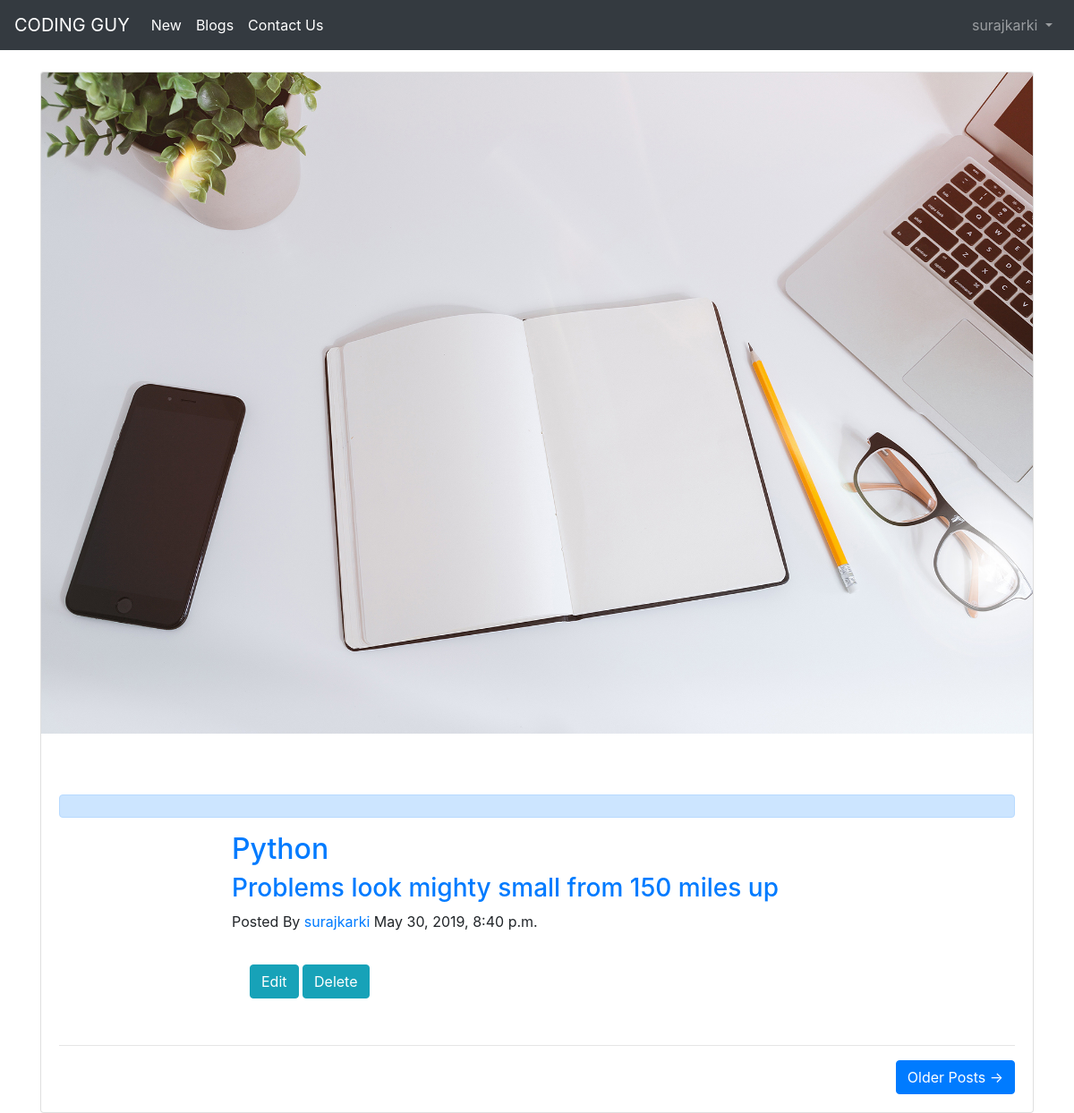
The page /articles/ (signed in) on the database as committed earlier.
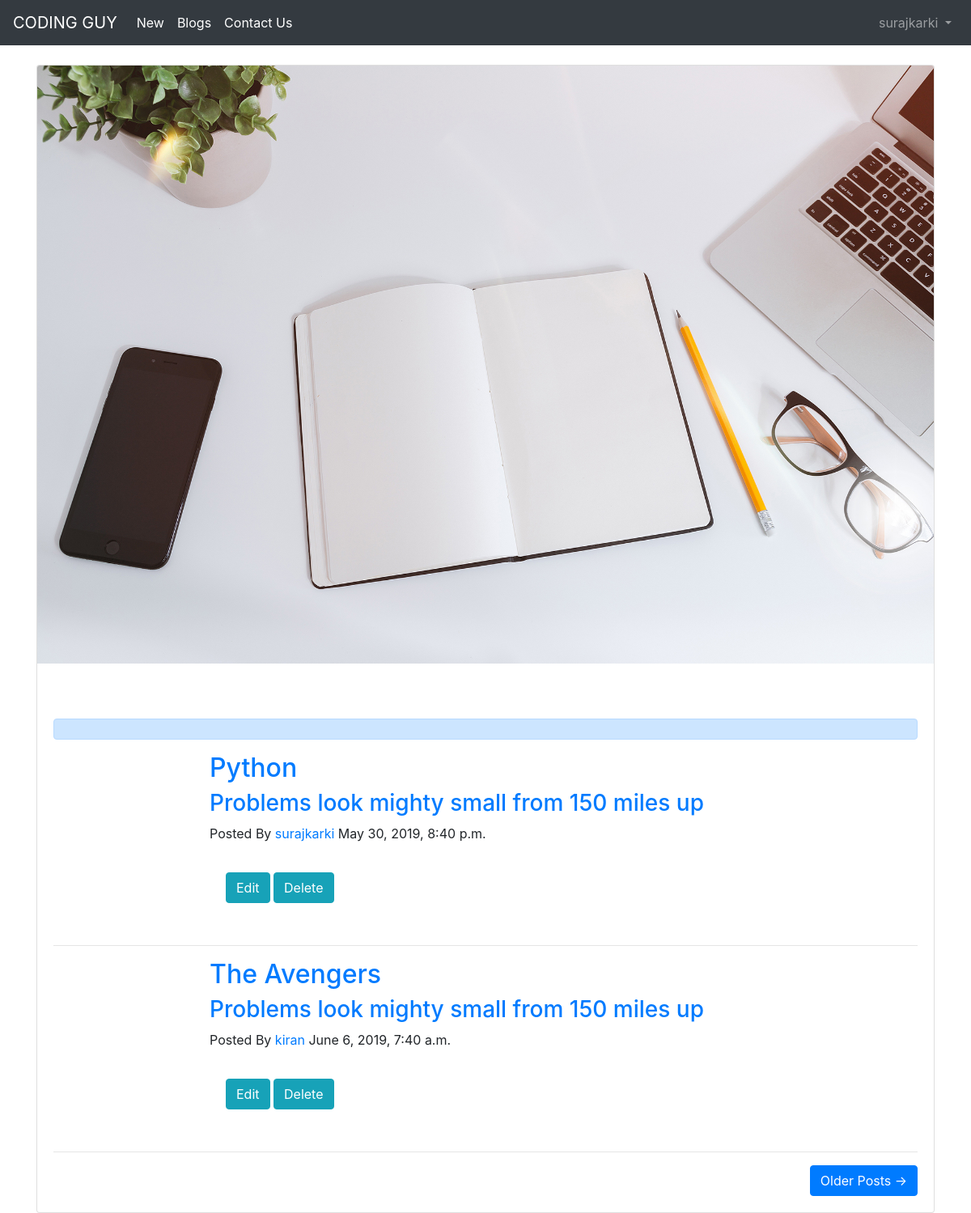
The same page on the database as committed later.
### users/models.py (models this page shows)
class CustomUser(AbstractUser):                # Class for custom user.
    age = models.PositiveIntegerField(null=True, blank=True)

### articles/models.py (models this page shows, shortened)
class Article(models.Model):
   title = models.CharField(max_length=255)
   body = models.TextField()
   date = models.DateTimeField(auto_now_add=True)
   author = models.ForeignKey(
     get_user_model(),
     on_delete=models.CASCADE,
    )

### articles/views.py (the view)
# urls.py: path('', ArticleListView.as_view(), name='article_list'),
class ArticleListView(LoginRequiredMixin,ListView):
      model = Article
      template_name = 'articles/article_list.html'
      login_url = 'login'

### articles/templates/articles/article_list.html (shortened to what this page needs)
{% extends 'users/base.html' %}
{% load static %}
{% block content %}
<div class="card">
    <img class="card-img-top" src="{% static 'users/images/home-bg.jpg' %}" alt="Card image cap">
    <div class="card-body">
    <br><br><div class="alert alert-primary" role="alert">
    </div>
    {% for article in object_list %}
        <div class="container">
            <div class="row">
                <div class="col-lg-8 col-md-10 mx-auto">
                    <div class="post-preview">
                        <a href="{% url 'article_detail' article.pk %}">
                            <h2 class="post-title">
                            {{ article.title }}
                            </h2>
                            <h3 class="post-subtitle">
                            Problems look mighty small from 150 miles up
                            </h3>
                        </a>
                        <p class="post-meta">Posted By
                            <a href="#">{{ article.author }}</a>
                        {{ article.date }}</p>
                        <div class="card-body">
                            <a href="{% url 'article_edit' article.pk %}" class="btn btn-info" role="button">Edit</a>
                            <a href="{% url 'article_delete' article.pk %}" class="btn btn-info" role="button">Delete</a></p>
                        </div>
                    </div>
                </div>
            </div>
        </div>
        <hr>
    {% endfor %}
    <div class="clearfix">
        <a class="btn btn-primary float-right" href="#">Older Posts &rarr;</a>
    </div>
</div>
</div>
</div>
{% endblock content %}

### users/templates/users/base.html (shortened to what this page needs)
<!doctype html>
{% load static %}
<html lang="en">
	<head>
		<link rel="stylesheet"
			href="https://stackpath.bootstrapcdn.com/bootstrap/4.1.3/css/\
			bootstrap.min.css"
			integrity="sha384-MCw98/SFnGE8fJT3GXwEOngsV7Zt27NXFoaoApmYm81i\
			uXoPkFOJwJ8ERdknLPMO"
>
	</head>
	<body>
		<nav class="navbar navbar-expand-md navbar-dark bg-dark mb-4">
			<a class="navbar-brand" href="{% url 'home' %}">CODING GUY</a>
			<div class="collapse navbar-collapse" id="navbarCollapse">
				{% if user.is_authenticated %}
					<div class="collapse navbar-collapse" id="navbarNav">
						<ul class="navbar-nav">
							<li class="nav-item active">
								<a class="nav-link" href="{% url 'article_new' %}">New <span class="sr-only">(current)</span></a>
							</li>
						</ul>
						<ul class="navbar-nav">
							<li class="nav-item active">
								<a class="nav-link" href="{% url 'article_list' %}">Blogs<span class="sr-only">(current)</span></a>
							</li>
						</ul>
						<ul class="navbar-nav">
							<li class="nav-item active">
								<a class="nav-link" href="/users/contact">Contact Us <span class="sr-only">(current)</span></a>
							</li>
						</ul>
						<ul class="navbar-nav ml-auto">
							<li class="nav-item">
								<a class="nav-link dropdown-toggle" href="#" id="userMenu"
									data-toggle="dropdown" aria-haspopup="true"
									aria-expanded="false">
									{{ user.username }}
								</a>
							</li>
						</ul>
					{% endif %}
				</div>
			</div>
		</nav>
		<div class="container">
			{% block content %}
			{% endblock content %}
	</body>
</html>

Rows that differ between the two databases and show on the page:
added Article: title "The Avengers", author "kiran", date "June 6, 2019, 7:40 a.m."
